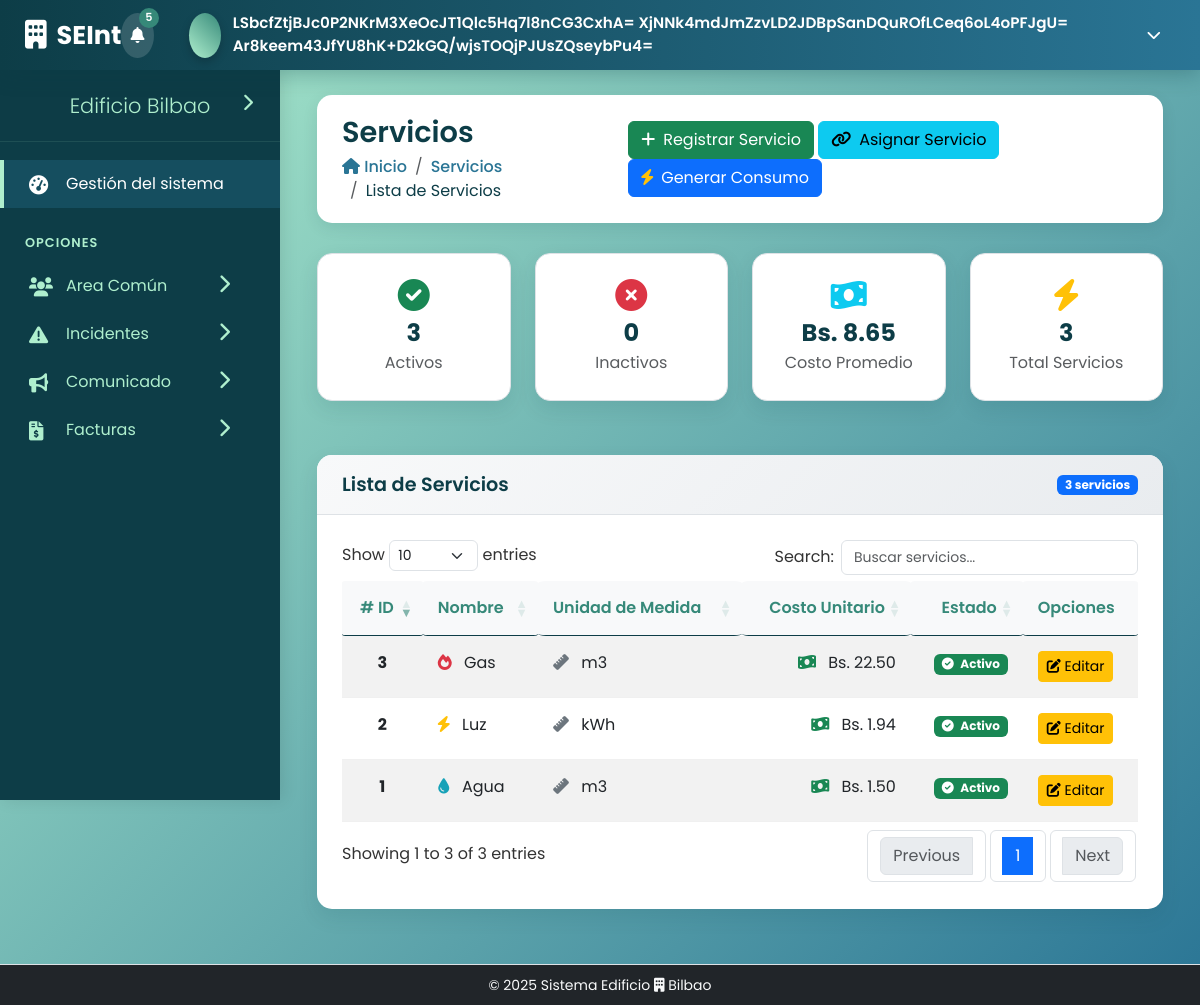
Screenshot of /public/controlador/ServicioControlador.php (signed in) with the database file from the repository.
### tables this page shows
CREATE TABLE servicio (
                          id_servicio INT AUTO_INCREMENT PRIMARY KEY,
                          nombre ENUM('agua', 'luz', 'gas') NOT NULL UNIQUE,
                          unidad_medida VARCHAR(50) NOT NULL,
                          costo_unitario DECIMAL(10,2) NOT NULL,
                          estado ENUM('activo', 'inactivo') DEFAULT 'activo'
);

### public/modelo/ServicioModelo.php (called while the page is built, shortened)
<?php
class ServicioModelo {
    private $db;
    public function __construct($db) {
        $this->db = $db;
    }
    public function listarServicios() {
        try {
            $sql = "SELECT * FROM servicio ORDER BY id_servicio DESC";
            $stmt = $this->db->prepare($sql);
            $stmt->execute();
            return $stmt->fetchAll(PDO::FETCH_ASSOC);
        } catch (PDOException $e) {
            error_log("Error al listar servicios: " . $e->getMessage());
            return [];
        }
    }
}
?>

### public/vista/ListarServiciosVista.php (the view, shortened to what this page needs)
<?php include("../../includes/header.php"); ?>
    <div class="page-header fade-in">
        <div class="page-title">
            <h1>Servicios</h1>
            <nav aria-label="breadcrumb">
                <ol class="breadcrumb">
                    <li class="breadcrumb-item"><a href="../vista/DashboardVista.php"><i class="fas fa-home"></i> Inicio</a></li>
                    <li class="breadcrumb-item"><a href="#">Servicios</a></li>
                    <li class="breadcrumb-item active" aria-current="page">Lista de Servicios</li>
                </ol>
            </nav>
        </div>
        <div class="page-actions">
            <a href="ServicioControlador.php?action=formularioServicio" class="btn btn-success">
                <i class="fas fa-plus me-2"></i>Registrar Servicio
            </a>
            <a href="ServicioControlador.php?action=formularioAsignarServicio" class="btn btn-info">
                <i class="fas fa-link me-2"></i>Asignar Servicio
            </a>
            <a href="ServicioControlador.php?action=formularioGenerarConsumo" class="btn btn-primary">
                <i class="fas fa-bolt me-2"></i>Generar Consumo
            </a>
        </div>
    </div>
<?php
$numeroActivos = 0;
$numeroInactivos = 0;
$costoPromedio = 0;
$totalServicios = count($servicios);
foreach ($servicios as $servicio) {
    if ($servicio['estado'] == 'activo') {
        $numeroActivos++;
    } else {
        $numeroInactivos++;
    }
    $costoPromedio += $servicio['costo_unitario'];
}
$costoPromedio = $totalServicios > 0 ? $costoPromedio / $totalServicios : 0;
?>
    <div class="row fade-in mb-4">
        <div class="col-md-3">
            <div class="content-box text-center">
                <div class="content-box-body">
                    <i class="fas fa-check-circle fa-2x text-success mb-2"></i>
                    <h4 class="mb-1"><?php echo $numeroActivos; ?></h4>
                    <p class="text-muted mb-0">Activos</p>
                </div>
            </div>
        </div>
        <div class="col-md-3">
            <div class="content-box text-center">
                <div class="content-box-body">
                    <i class="fas fa-times-circle fa-2x text-danger mb-2"></i>
                    <h4 class="mb-1"><?php echo $numeroInactivos; ?></h4>
                    <p class="text-muted mb-0">Inactivos</p>
                </div>
            </div>
        </div>
        <div class="col-md-3">
            <div class="content-box text-center">
                <div class="content-box-body">
                    <i class="fas fa-money-bill-wave fa-2x text-info mb-2"></i>
                    <h4 class="mb-1">Bs. <?php echo number_format($costoPromedio, 2); ?></h4>
                    <p class="text-muted mb-0">Costo Promedio</p>
                </div>
            </div>
        </div>
        <div class="col-md-3">
            <div class="content-box text-center">
                <div class="content-box-body">
                    <i class="fas fa-bolt fa-2x text-primary mb-2"></i>
                    <h4 class="mb-1"><?php echo $totalServicios; ?></h4>
                    <p class="text-muted mb-0">Total Servicios</p>
                </div>
            </div>
        </div>
    </div>
    <div class="row fade-in">
        <div class="col-12">
            <div class="content-box">
                <div class="content-box-header d-flex justify-content-between align-items-center">
                    <h5>Lista de Servicios</h5>
                    <span class="badge bg-primary"><?php echo count($servicios); ?> servicios</span>
                </div>
                <div class="content-box-body">
                    <?php if (empty($servicios)): ?>
                        <div class="text-center py-4">
                            <i class="fas fa-bolt fa-3x text-muted mb-3"></i>
                            <p class="text-muted">No hay servicios registrados</p>
                            <a href="ServicioControlador.php?action=formularioServicio" class="btn btn-success">
                                <i class="fas fa-plus me-2"></i>Registrar Primer Servicio
                            </a>
                        </div>
                    <?php else: ?>
                        <div class="table-container">
                            <table id="tablaServicios" class="table table-hover table-striped">
                                <thead>
                                <tr>
                                    <th># ID</th>
                                    <th>Nombre</th>
                                    <th>Unidad de Medida</th>
                                    <th>Costo Unitario</th>
                                    <th>Estado</th>
                                    <th>Opciones</th>
                                </tr>
                                </thead>
                                <tbody>
                                <?php foreach ($servicios as $servicio): ?>
                                    <tr>
                                        <td><strong><?php echo htmlspecialchars($servicio['id_servicio']); ?></strong></td>
                                        <td>
                                            <?php
                                            $icon_class = '';
                                            switch(strtolower($servicio['nombre'])) {
                                                case 'agua':
                                                case 'water':
                                                    $icon_class = 'fas fa-tint text-info';
                                                    break;
                                                case 'luz':
                                                case 'electricidad':
                                                case 'electricity':
                                                    $icon_class = 'fas fa-bolt text-warning';
                                                    break;
                                                case 'gas':
                                                    $icon_class = 'fas fa-fire text-danger';
                                                    break;
                                            }
                                            ?>
                                            <i class="<?php echo $icon_class; ?> me-2"></i>
                                            <?php echo ucfirst(htmlspecialchars($servicio['nombre'])); ?>
                                        </td>
                                        <td>
                                            <i class="fas fa-ruler me-2 text-secondary"></i>
                                            <?php echo htmlspecialchars($servicio['unidad_medida']); ?>
                                        </td>
                                        <td>
                                            <i class="fas fa-money-bill-wave text-success me-2"></i>
                                            Bs. <?php echo number_format($servicio['costo_unitario'], 2); ?>
                                        </td>
                                        <td>
                                            <?php
                                            $badge_class = $servicio['estado'] == 'activo' ? 'bg-success' : 'bg-danger';
                                            $icon = $servicio['estado'] == 'activo' ? 'fa-check-circle' : 'fa-times-circle';
                                            ?>
                                            <span class="badge <?php echo $badge_class; ?>">
                                            <i class="fas <?php echo $icon; ?> me-1"></i>
                                            <?php echo ucfirst(htmlspecialchars($servicio['estado'])); ?>
                                        </span>
                                        </td>
                                        <td>
                                            <button class="btn btn-warning btn-sm"
                                                    data-bs-toggle="modal"
                                                    data-bs-target="#editarServicioModal"
                                                    data-id="<?php echo htmlspecialchars($servicio['id_servicio']); ?>"
                                                    data-nombre="<?php echo htmlspecialchars($servicio['nombre']); ?>"
                                                    data-unidad="<?php echo htmlspecialchars($servicio['unidad_medida']); ?>"
                                                    data-costo="<?php echo htmlspecialchars($servicio['costo_unitario']); ?>"
                                                    data-estado="<?php echo htmlspecialchars($servicio['estado']); ?>"
                                                    title="Editar servicio">
                                                <i class="fas fa-edit"></i> Editar
                                            </button>
                                        </td>
                                    </tr>
                                <?php endforeach; ?>
                                </tbody>
                            </table>
                        </div>
                    <?php endif; ?>
                </div>
            </div>
        </div>
    </div>
    <link rel="stylesheet" type="text/css" href="https://cdn.datatables.net/1.13.6/css/dataTables.bootstrap5.min.css">
    <link rel="stylesheet" type="text/css" href="https://cdn.datatables.net/responsive/2.5.0/css/responsive.bootstrap5.min.css">
<?php include("../../includes/footer.php"); ?>

### includes/css/dashboard.css (style rules this page uses)
:root { --celeste: #afefce; --verde-suave: #99b6a0; --verde: #368979; --azul: #2a7595; --azul-oscuro: #0d3d47; --sidebar-width: 280px; --sidebar-collapsed-width: 70px; --header-height: 70px; --transition-speed: 0.3s; }
* { margin: 0; padding: 0; box-sizing: border-box; }
body { font-family: 'Poppins', sans-serif; background: linear-gradient(135deg, var(--celeste) 0%, var(--azul) 100%); color: #333; overflow-x: hidden; min-height: 100vh; }
.page-header { display: flex; justify-content: space-between; align-items: center; margin-bottom: 30px; background: white; padding: 20px 25px; border-radius: 15px; box-shadow: 0 5px 15px rgba(13, 61, 71, 0.1); }
.page-title h1 { font-weight: 600; color: var(--azul-oscuro); margin: 0; font-size: 1.8rem; }
.breadcrumb { background: none; padding: 0; margin: 5px 0 0; }
.breadcrumb-item a { color: var(--azul); text-decoration: none; font-weight: 500; }
.breadcrumb-item.active { color: var(--azul-oscuro); }
.content-box { background: white; border-radius: 15px; box-shadow: 0 8px 20px rgba(13, 61, 71, 0.1); margin-bottom: 30px; overflow: hidden; transition: all 0.3s; }
.content-box-header { padding: 18px 25px; border-bottom: 1px solid #f0f0f0; display: flex; justify-content: space-between; align-items: center; background: linear-gradient(to right, #f8f9fa, white); }
.content-box-header h5 { font-weight: 600; margin: 0; color: var(--azul-oscuro); font-size: 1.2rem; }
.content-box-body { padding: 25px; }
.table thead th { color:var(--verde); border-color: #0d3d47; font-weight: 600; padding: 15px; border-radius: 4%; }
.table tbody tr { transition: all 0.2s; }
.table tbody td { padding: 15px; border-color: #f0f0f0; }
.fade-in { animation: fadeIn 0.6s ease-in-out; }

### public/vista/ListarServiciosVista.php (style rules this page uses)
.content-box-header { background: linear-gradient(135deg, #f8f9fa 0%, #e9ecef 100%); border-bottom: 1px solid #dee2e6; }
.table th { border-top: none; font-weight: 600; color: var(--azul-oscuro); background-color: #f8f9fa; }
.badge { font-size: 0.75rem; }
.table-container { width: 100%; overflow-x: hidden; }
.content-box.text-center { transition: transform 0.2s, box-shadow 0.2s; border: 1px solid #dee2e6; }
.content-box.text-center .fa-2x { margin-bottom: 10px; }
.content-box.text-center h4 { font-weight: bold; color: var(--azul-oscuro); }
.fa-tint { color: #17a2b8 !important; }
.fa-bolt { color: #ffc107 !important; }
.fa-fire { color: #dc3545 !important; }
.table-striped tbody tr:nth-of-type(odd) { background-color: rgba(0, 0, 0, 0.02); }
.btn-warning { background-color: #ffc107; border-color: #ffc107; color: #000; }

### rows the page displays
servicio: id_servicio "3", nombre "Gas", unidad_medida "m3", costo_unitario "22.50", estado "Activo"
servicio: id_servicio "2", nombre "Luz", unidad_medida "kWh", costo_unitario "1.94", estado "Activo"
servicio: id_servicio "1", nombre "Agua", unidad_medida "m3", costo_unitario "1.50", estado "Activo"

### other values shown
$_SESSION['nombre'] "LSbcfZtjBJc0P2NKrM3XeOcJT1Qlc5Hq7l8nCG3CxhA="
$_SESSION['apellido_paterno'] "XjNNk4mdJmZzvLD2JDBpSanDQuROfLCeq6oL4oPFJgU="
$_SESSION['apellido_materno'] "Ar8keem43JfYU8hK+D2kGQ/wjsTOQjPJUsZQseybPu4="
$numeroActivos "3"
$numeroInactivos "0"
$costoPromedio "8.65"
$totalServicios "3"
count($servicios) "3"
